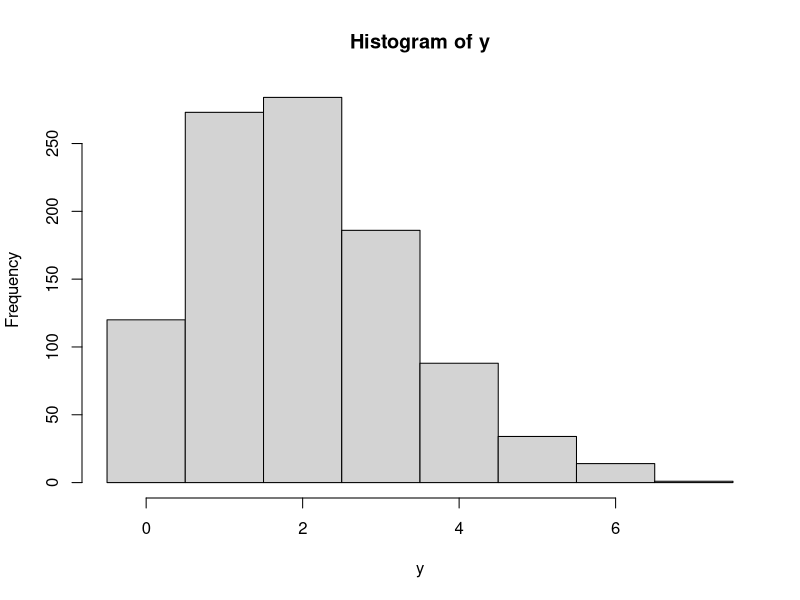

Here is the R script that generated this plot:
# r2py crawler metadata
# package: openssl
# source_type: vignette
# topic: secure_rng_s7
# source_file: C:\Users\bened\AppData\Local\R\win-library\4.5\openssl\doc\secure_rng.R
# lines: 4

suppressPackageStartupMessages(library(openssl))
# Secure rbinom
y <- qbinom(rand_num(1000), size = 20, prob = 0.1)
hist(y, breaks = -.5:(max(y)+1))
